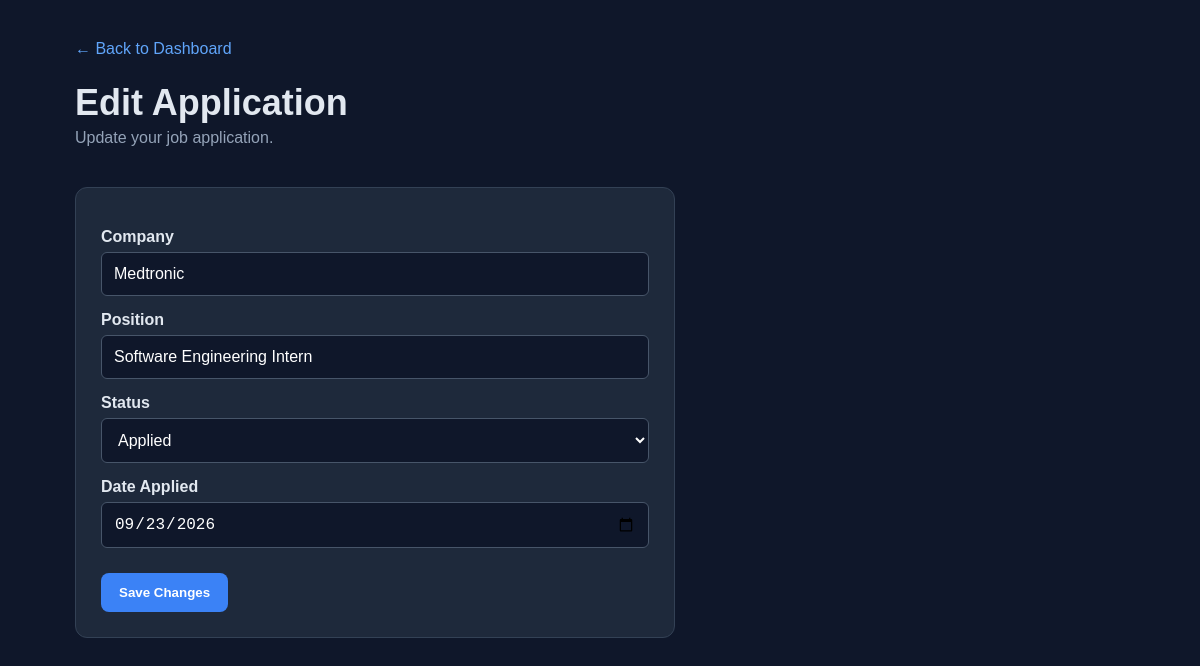
Screenshot of /edit/1 with the database file from the repository.
### tables this page shows
CREATE TABLE applications(
    id INTEGER PRIMARY KEY AUTOINCREMENT,
    company TEXT NOT NULL,
    position TEXT NOT NULL,
    status TEXT NOT NULL,
    date_applied TEXT NOT NULL
    );

### app.py (the view, shortened to what this page needs)
@app.route("/edit/<int:id>", methods=["GET", "POST"])
def edit_application(id):
    conn = sqlite3.connect("careerdash.db")
    conn.row_factory = sqlite3.Row
    application = conn.execute(
        "SELECT * FROM applications WHERE id = ?",
        (id,)
    ).fetchone()
    conn.close()
    return render_template("edit.html", application=application)

### templates/edit.html (shortened to what this page needs)
<!DOCTYPE html>
<html>
<head>
    <link rel="stylesheet" href="{{ url_for('static', filename='style.css') }}">
</head>
<body>
    <div class="container">
        <a href="/" class="back-link">← Back to Dashboard</a>
        <h1>Edit Application</h1>
        <p class="subtitle">Update your job application.</p>
        <form method="POST" class="application-form">
            <label for="company">Company</label>
            <input
                type="text"
                id="company"
                name="company"
                value="{{ application['company'] }}"
                required
            >
            <label for="position">Position</label>
            <input
                type="text"
                id="position"
                name="position"
                value="{{ application['position'] }}"
                required
            >
            <label for="status">Status</label>
            <select id="status" name="status">
                <option value="Applied">Applied</option>
            </select>
            <label for="date_applied">Date Applied</label>
            <input
                type="date"
                id="date_applied"
                name="date_applied"
                value="{{ application['date_applied'] }}"
                required
            >
            <button type="submit" class="save-button">
                Save Changes
            </button>
        </form>
    </div>
</body>
</html>

### static/style.css (style rules this page uses)
* { box-sizing: border-box; }
body { margin: 0; background-color: #0f172a; color: #e2e8f0; font-family: Arial, sans-serif; }
.container { max-width: 1100px; margin: 0 auto; padding: 40px 25px; }
h1 { margin-bottom: 5px; font-size: 36px; }
.subtitle { color: #94a3b8; margin-top: 0; margin-bottom: 40px; }
.application-form { background-color: #1e293b; border: 1px solid #334155; border-radius: 12px; padding: 25px; margin-top: 25px; max-width: 600px; }
.application-form label { display: block; margin-top: 15px; margin-bottom: 6px; font-weight: bold; }
.application-form input, .application-form select { width: 100%; padding: 12px; background-color: #0f172a; border: 1px solid #475569; border-radius: 6px; color: white; font-size: 16px; }
.save-button { margin-top: 25px; background-color: #3b82f6; color: white; border: none; padding: 12px 18px; border-radius: 8px; font-weight: bold; cursor: pointer; }
.back-link { color: #60a5fa; text-decoration: none; }

### rows the page displays
applications: company "Medtronic", position "Software Engineering Intern", date_applied "09/23/2026"
